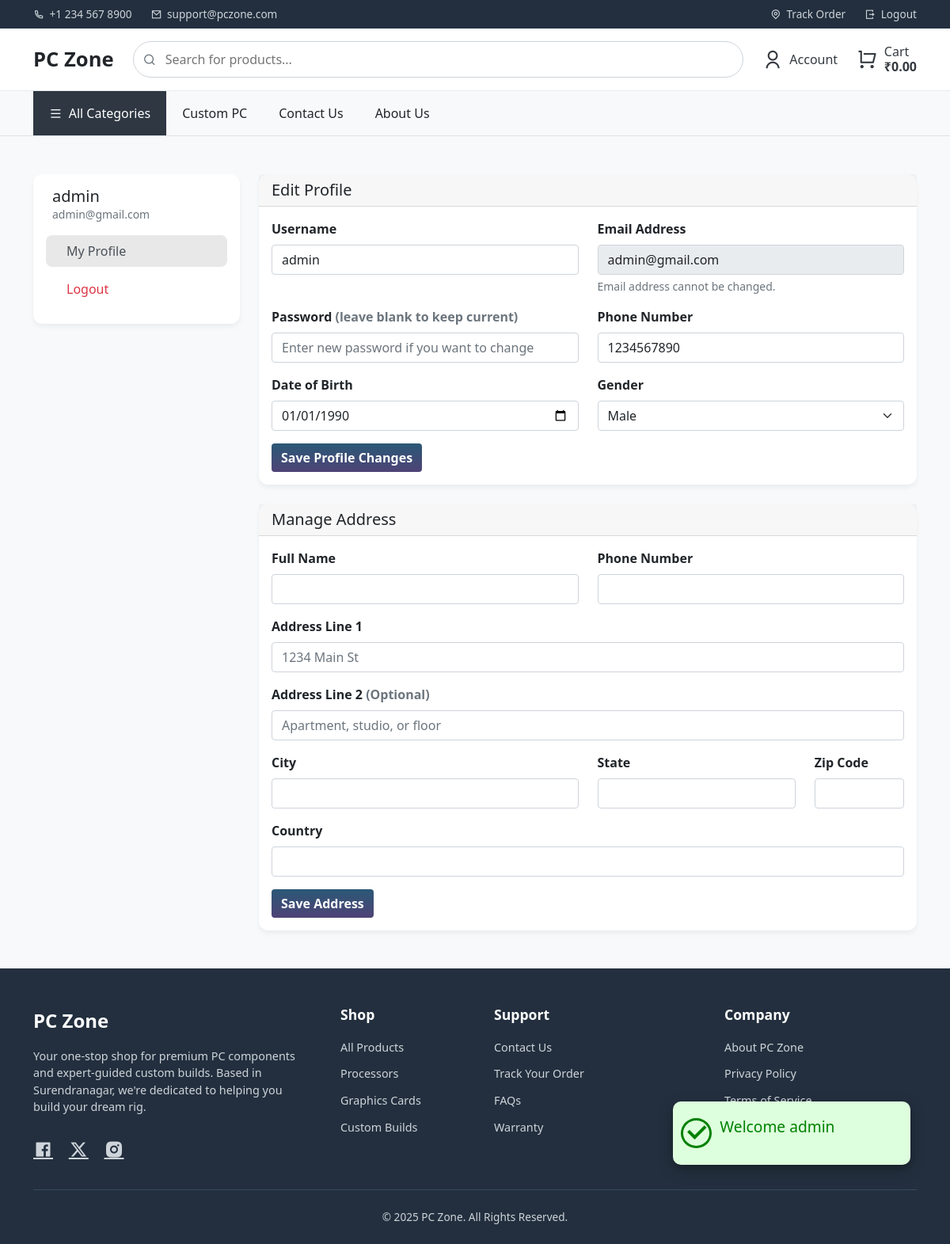
The app's page /account.php (signed in) with its own data.
### tables this page shows
CREATE TABLE IF NOT EXISTS users (
    user_id INT AUTO_INCREMENT PRIMARY KEY,
    username VARCHAR(150),
    email VARCHAR(100) UNIQUE NOT NULL,
    password VARCHAR(255) NOT NULL,
    date_of_birth DATE DEFAULT NULL,
    gender ENUM('Male','Female','Other') DEFAULT NULL,
    phone VARCHAR(20),
    email_verified BOOLEAN DEFAULT FALSE,
    role ENUM('admin','user') NOT NULL DEFAULT 'user',
    status ENUM('active','inactive') DEFAULT 'active',
    last_login DATETIME DEFAULT NULL,
    created_at TIMESTAMP DEFAULT CURRENT_TIMESTAMP,
    updated_at TIMESTAMP DEFAULT CURRENT_TIMESTAMP ON UPDATE CURRENT_TIMESTAMP
);

### includes/functions.php (called while the page is built, shortened)
<?php
function e($v)
{
  return htmlspecialchars($v ?? '');
}

### account.php (the view, shortened to what this page needs)
<?php
require('./includes/functions.php');
$user_id = $_SESSION['user_id'];
$stmt = $conn->prepare("SELECT username, email, phone, date_of_birth, gender FROM users WHERE user_id = ?");
$stmt->bind_param("i", $user_id);
$stmt->execute();
$result = $stmt->get_result();
$user = $result->fetch_assoc();
$stmt = $conn->prepare("SELECT * FROM user_address WHERE user_id = ? ORDER BY is_default DESC LIMIT 1");
$stmt->bind_param("i", $user_id);
$stmt->execute();
$result = $stmt->get_result();
$address = $result->fetch_assoc();
if (!is_array($address)) {
  $address = [];
}
?>
<!DOCTYPE html>
<html lang="en">
<head>
  <?php include('./includes/header-link.php') ?>
  <link rel="stylesheet" href="assets/css/account.css">
</head>
<body>
  <?php include('./includes/alert.php'); ?>
  <?php include('./includes/navbar.php'); ?>
  <div class="container py-5">
    <div class="row">
      <div class="col-lg-3">
        <div class="card p-3">
          <div class="d-flex align-items-center mb-3">
            <div class="ps-2">
              <h5 class="mb-0"><?php echo e($user['username']); ?></h5>
              <p class="text-muted mb-0 small"><?php echo e($user['email']); ?></p>
            </div>
          </div>
          <nav class="nav flex-column nav-pills account-nav">
            <a class="nav-link active" href="#"><i class="fas fa-user-circle"></i> My Profile</a>
            <a class="nav-link text-danger" href="logout.php"><i class="fas fa-sign-out-alt"></i> Logout</a>
          </nav>
        </div>
      </div>
      <div class="col-lg-9 mt-4 mt-lg-0">
        <div class="card mb-4">
          <div class="card-header">
            <h5 class="mb-0">Edit Profile</h5>
          </div>
          <div class="card-body">
            <form method="POST" action="verify.php">
              <div class="row">
                <div class="col-md-6 mb-3">
                  <label for="username" class="form-label">Username</label>
                  <input type="text" class="form-control" id="username" name="username" value="<?php echo e($user['username'] ?? ''); ?>" required>
                </div>
                <div class="col-md-6 mb-3">
                  <label for="email" class="form-label">Email Address</label>
                  <input type="email" class="form-control" id="email" value="<?php echo e($user['email'] ?? ''); ?>" disabled readonly>
                  <div class="form-text">Email address cannot be changed.</div>
                </div>
                <div class="col-md-6 mb-3">
                  <label for="password" class="form-label">Password <span class="text-muted">(leave blank to keep current)</span></label>
                  <input type="password" class="form-control" id="password" name="password" placeholder="Enter new password if you want to change">
                </div>
                <div class="col-md-6 mb-3">
                  <label for="phone" class="form-label">Phone Number</label>
                  <input type="tel" class="form-control" id="phone" name="phone" value="<?php echo e($user['phone'] ?? ''); ?>">
                </div>
                <div class="col-md-6 mb-3">
                  <label for="dob" class="form-label">Date of Birth</label>
                  <input type="date" class="form-control" id="dob" name="dob" value="<?php echo e($user['date_of_birth'] ?? ''); ?>">
                </div>
                <div class="col-md-6 mb-3">
                  <label class="form-label">Gender</label>
                  <select class="form-select" name="gender">
                    <option value="Male" <?php echo ($user['gender'] ?? '') === 'Male' ? 'selected' : ''; ?>>Male</option>
                  </select>
                </div>
              </div>
              <button type="submit" name="update_profile" class="btn btn-gradient">Save Profile Changes</button>
            </form>
          </div>
        </div>
        <div class="card">
          <div class="card-header">
            <h5 class="mb-0">Manage Address</h5>
          </div>
          <div class="card-body">
            <form method="POST" action="verify.php">
              <div class="row">
                <div class="col-md-6 mb-3">
                  <label for="full_name" class="form-label">Full Name</label>
                  <input type="text" class="form-control" id="full_name" name="full_name" value="<?php echo e($address['username'] ?? ''); ?>" required>
                </div>
                <div class="col-md-6 mb-3">
                  <label for="address_phone" class="form-label">Phone Number</label>
                  <input type="tel" class="form-control" id="address_phone" name="address_phone" value="<?php echo e($address['phone'] ?? ''); ?>" required>
                </div>
                <div class="col-12 mb-3">
                  <label for="address1" class="form-label">Address Line 1</label>
                  <input type="text" class="form-control" id="address1" name="address1" placeholder="1234 Main St" value="<?php echo e($address['address_line1'] ?? ''); ?>" required>
                </div>
                <div class="col-12 mb-3">
                  <label for="address2" class="form-label">Address Line 2 <span class="text-muted">(Optional)</span></label>
                  <input type="text" class="form-control" id="address2" name="address2" placeholder="Apartment, studio, or floor" value="<?php echo e($address['address_line2'] ?? ''); ?>">
                </div>
                <div class="col-md-6 mb-3">
                  <label for="city" class="form-label">City</label>
                  <input type="text" class="form-control" id="city" name="city" value="<?php echo e($address['city'] ?? ''); ?>" required>
                </div>
                <div class="col-md-4 mb-3">
                  <label for="state" class="form-label">State</label>
                  <input type="text" class="form-control" id="state" name="state" value="<?php echo e($address['state'] ?? ''); ?>" required>
                </div>
                <div class="col-md-2 mb-3">
                  <label for="zip" class="form-label">Zip Code</label>
                  <input type="text" class="form-control" id="zip" name="zip" value="<?php echo e($address['zip'] ?? ''); ?>" required>
                </div>
                <div class="col-12 mb-3">
                  <label for="country" class="form-label">Country</label>
                  <input type="text" class="form-control" id="country" name="country" value="<?php echo e($address['country'] ?? ''); ?>" required>
                </div>
              </div>
              <button type="submit" name="update_address" class="btn btn-gradient">Save Address</button>
            </form>
          </div>
        </div>
      </div>
    </div>
  </div>
  <?php include './includes/footer.php'; ?>
</body>
</html>

### assets/css/style.css (style rules this page uses)
.popup > .icon > i { font-size: 2rem; border-radius: 50%; margin: 0 10px; font-weight: 700; }
.popup-success > .icon > i { background-color: #ddffdd; color: green; border: 3px solid green; border-radius: 50%; }
.btn-gradient { background: linear-gradient(to bottom, #2b5876, #4e4376); color: #fff; border: none; font-weight: bold; transition: all 0.2s ease-in-out; }
.form-label { font-weight: 600; }

### assets/css/account.css (style rules this page uses)
body { background-color: #f8f9fa; }
.account-nav .nav-link { color: #495057; border-radius: 0.5rem; margin-bottom: 0.5rem; }
.account-nav .nav-link.active { background-color: #e8e8e8; color: #495057; }
.card { border: none; border-radius: 0.75rem; box-shadow: 0 4px 6px rgba(0, 0, 0, 0.05); }

### records on screen
users: username "admin", email "admin@gmail.com", phone "1234567890", dob "01/01/1990", gender "Male"

### other values on screen
$_SESSION['message']['title'] "Welcome admin"
formatPrice($cartTotal) "₹0.00"
